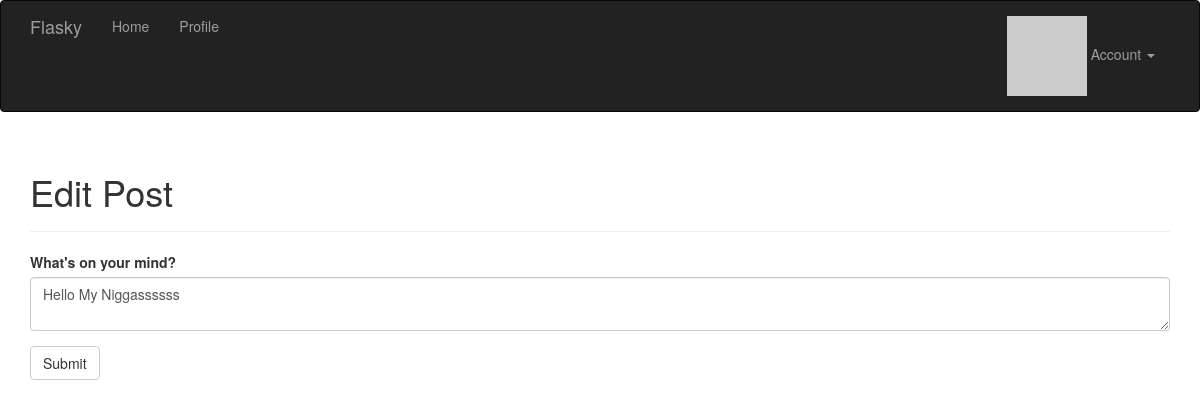
The page /edit/104 (signed in) on the database as committed earlier.
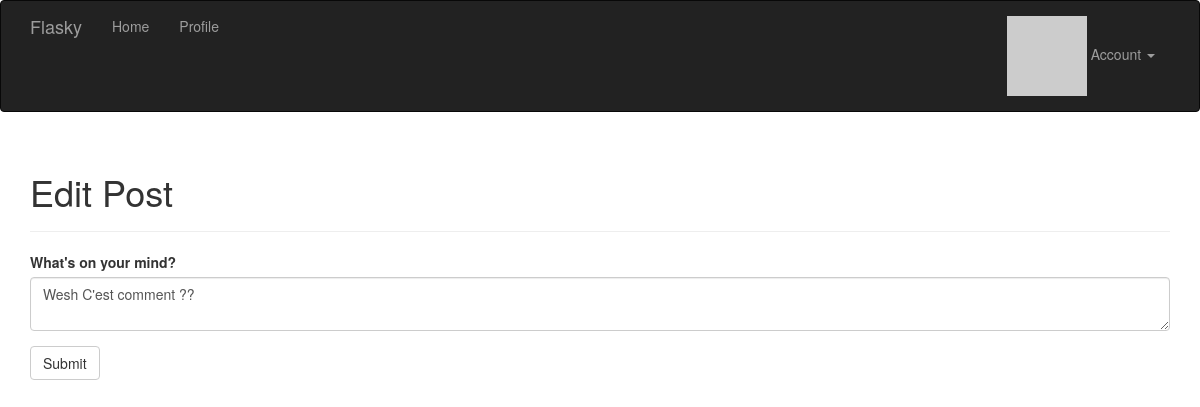
The same page on the database as committed later.
### app/models.py (models this page shows, shortened)
class Post(db.Model):
    __tablename__ = 'posts'
    id = db.Column(db.Integer, primary_key=True)
    body = db.Column(db.Text)
    body_html = db.Column(db.Text)
    timestamp = db.Column(db.DateTime, index=True, default=datetime.utcnow)
    author_id = db.Column(db.Integer, db.ForeignKey('users.id'))

### app/main/views.py (the view)
@main.route('/edit/<int:id>', methods=['GET', 'POST'])
@login_required
def edit(id):
    post = Post.query.get_or_404(id)
    if current_user != post.author and \
            not current_user.can(Permission.ADMIN):
        abort(403)
    form = PostForm()
    if form.validate_on_submit():
        post.body = form.body.data
        db.session.add(post)
        db.session.commit()
        flash('The post has been updated.')
        return redirect(url_for('.post', id=post.id))
    form.body.data = post.body
    return render_template('edit_post.html', form=form)

### app/main/forms.py
class PostForm(FlaskForm):
    body = PageDownField("What's on your mind?", validators=[DataRequired()])
    submit = SubmitField('Submit')

### app/main/__init__.py (called while the page is built)
@main.app_context_processor
def inject_permissions():
    return dict(Permission=Permission)

### app/models.py (called while the page is built)
@login_manager.user_loader
def load_user(user_id):
    return User.query.get(int(user_id))

    def gravatar_hash(self):
        return hashlib.md5(self.email.lower().encode('utf-8')).hexdigest()

    def gravatar(self, size=100, default='identicon', rating='g'):
        url = 'https://secure.gravatar.com/avatar'
        hash = self.avatar_hash or self.gravatar_hash()
        return '{url}/{hash}?s={size}&d={default}&r={rating}'.format(
            url=url, hash=hash, size=size, default=default, rating=rating)

### app/templates/edit_post.html (shortened to what this page needs)
{% extends "base.html" %}
{% import "bootstrap/wtf.html" as wtf %}
{% block page_content %}
<div class="page-header">
    <h1>Edit Post</h1>
</div>
<div>
    {{ wtf.quick_form(form) }}
</div>
{% endblock %}

Rows that differ between the two databases and show on the page:
changed Post: body "Hello My Niggassssss" → "Wesh C'est comment ??"
